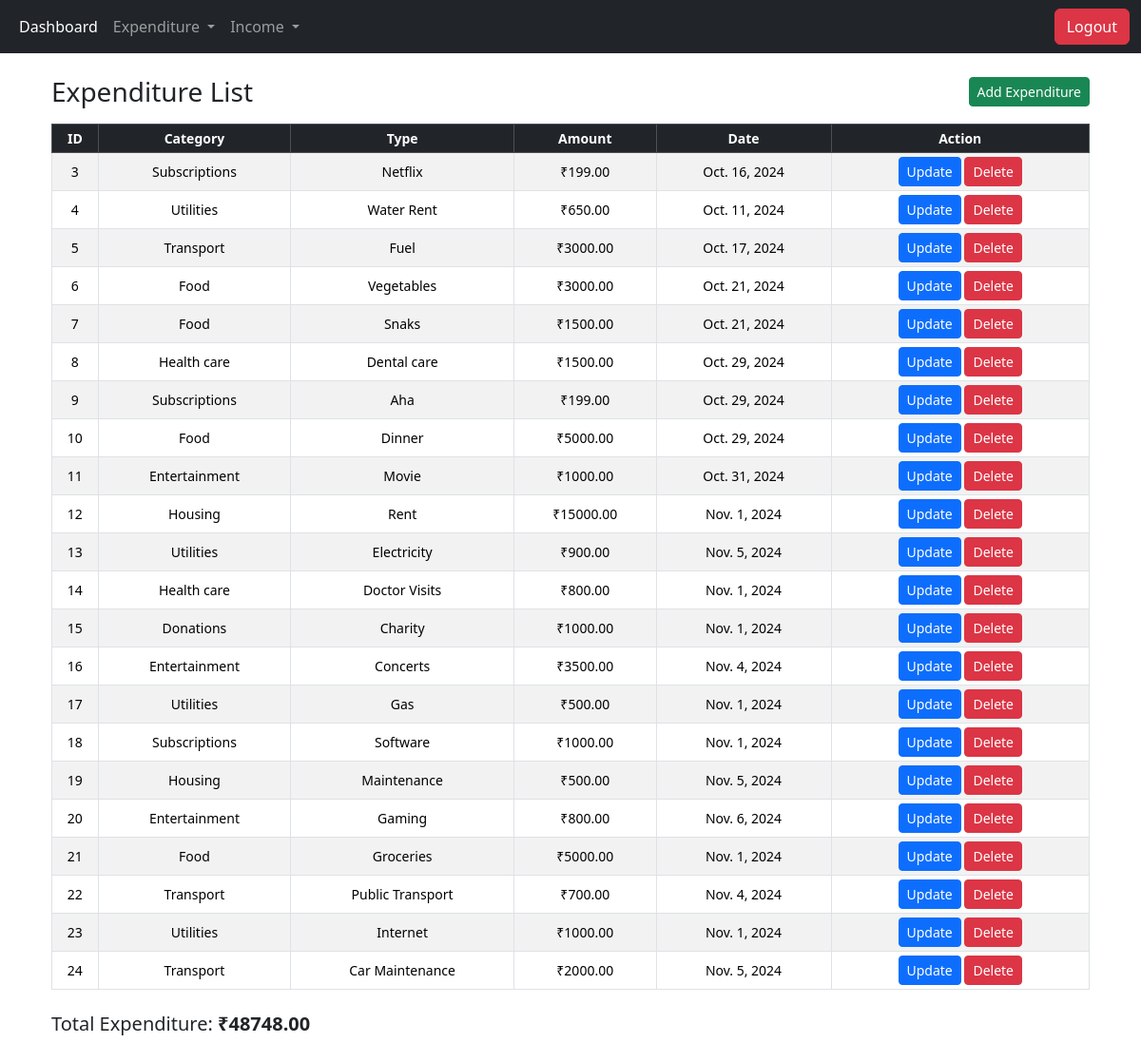
Before: /myapp/expenditure-list/ with the older database file.
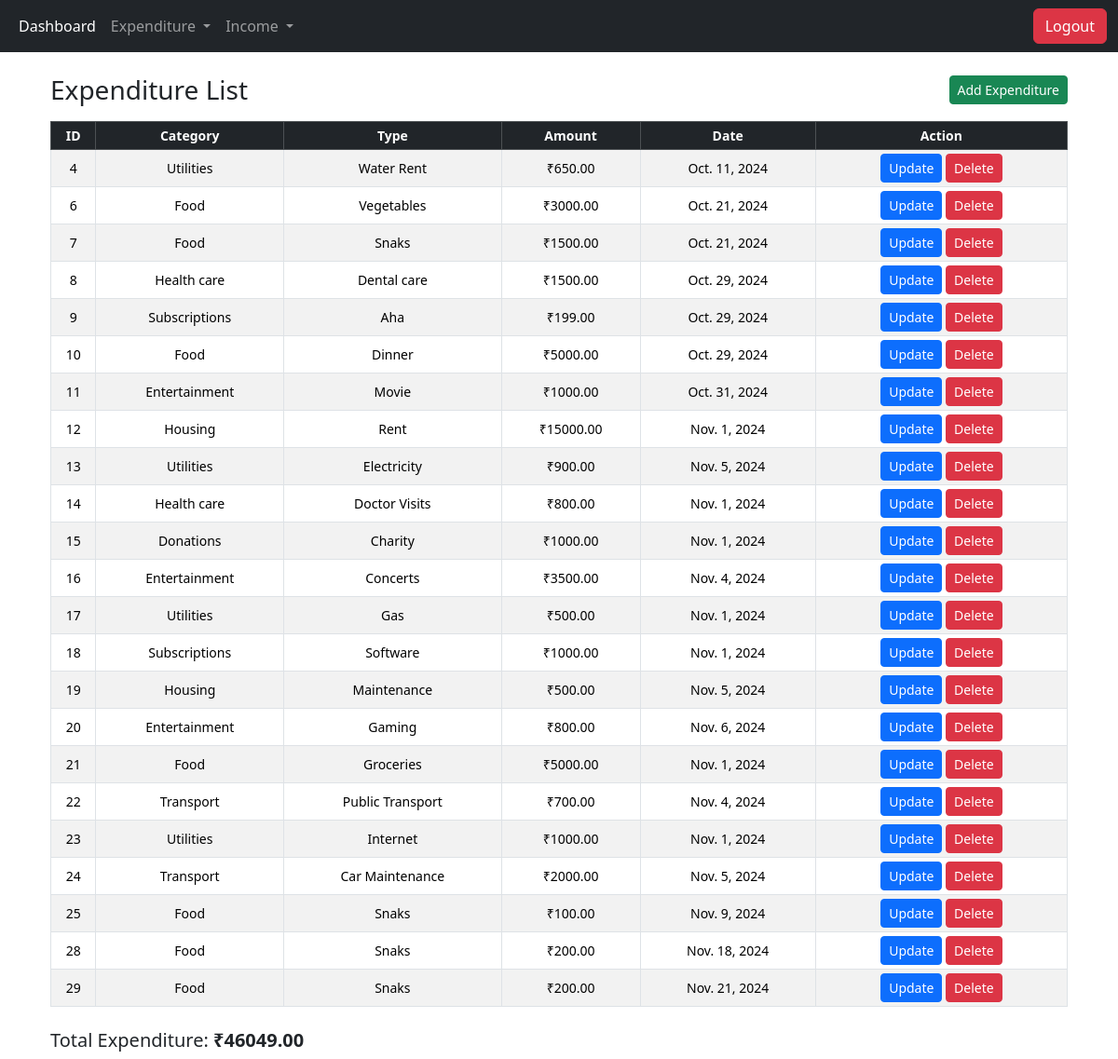
After: the same page with the newer database file.
### myapp/models.py (models this page shows, shortened)
class Expenditure(models.Model):
    CATEGORY_CHOICES = [
        ('Food', 'Food'),
        ('Transport', 'Transport'),
        ('Utilities', 'Utilities'),
        ('Housing', 'Housing'),
        ('Subscriptions', 'Subscriptions'),
        ('Health care', 'Health care'),
        ('Donations', 'Donations'),
        ('Entertainment', 'Entertainment'),
    ]
    category = models.CharField(max_length=50, choices=CATEGORY_CHOICES, default='Food')
    type = models.CharField(max_length=100, help_text="Enter the type of expenditure (e.g., grocery, taxi, etc.)")
    date = models.DateField(help_text="Enter the date of the expenditure")
    amount = models.DecimalField(max_digits=10, decimal_places=2, help_text="Enter the amount of expenditure")
    from django.db import models

### myapp/views.py (the view)
# urls.py: path('expenditure-list/', views.expenditure_list, name='expenditure_list'),
def expenditure_list(request):
    expenditures = Expenditure.objects.all()
    total_expenditure = sum(expenditure.amount for expenditure in expenditures)  # Calculate the total
    return render(request, 'expenditure_list.html', {
        'expenditures': expenditures,
        'total_expenditure': total_expenditure,
    })

### myapp/templates/expenditure_list.html (shortened to what this page needs)
{% extends 'base.html' %}
{% block content %}
<div class="container mt-4">
    <h3 class="d-flex justify-content-between align-items-center mb-3">
        <span>Expenditure List</span>
        <a href="{% url 'expenditure_form' %}" class="btn btn-success btn-sm">Add Expenditure</a>
    </h3>
    <div class="table-responsive">
        <table class="table table-striped table-sm table-bordered align-middle">
            <thead class="table-dark">
                <tr class="text-center small">
                    <th>ID</th>
                    <th>Category</th>
                    <th>Type</th>
                    <th>Amount</th>
                    <th>Date</th>
                    <th>Action</th>
                </tr>
            </thead>
            <tbody>
                {% for expenditure in expenditures %}
                    <tr class="text-center small">
                        <td>{{ expenditure.id }}</td>
                        <td>{{ expenditure.category }}</td>
                        <td>{{ expenditure.type }}</td>
                        <td>₹{{ expenditure.amount|floatformat:2 }}</td>
                        <td>{{ expenditure.date }}</td>
                        <td>
                            <a href="{% url 'update-expenditure' expenditure.id %}" class="btn btn-primary btn-sm">Update</a>
                            <form action="{% url 'delete-expenditure' expenditure.id %}" method="post" class="d-inline">
                                <button type="submit" class="btn btn-danger btn-sm" onclick="return confirm('Are you sure you want to delete this expenditure?');">Delete</button>
                            </form>
                        </td>
                    </tr>
                {% empty %}
                    <tr>
                        <td colspan="6" class="text-center text-muted">No expenditures available.</td>
                    </tr>
                {% endfor %}
            </tbody>
        </table>
    </div>
    <div class="mt-2">
        <h5>Total Expenditure: <span class="fw-bold">₹{{ total_expenditure|floatformat:2 }}</span></h5>
    </div>
</div>
{% endblock %}

### myapp/templates/base.html (shortened to what this page needs)
<!DOCTYPE html>
<html lang="en">
<head>
  <link href="https://cdn.jsdelivr.net/npm/bootstrap@5.3.3/dist/css/bootstrap.min.css" rel="stylesheet">
</head>
<body>
<nav class="navbar navbar-expand-sm bg-dark navbar-dark">
  <div class="container-fluid">
    <ul class="navbar-nav me-auto">
      <li class="nav-item">
        <a class="nav-link active" href="{% url 'dashboard' %}">Dashboard</a>
      </li>
      <li class="nav-item dropdown">
        <a class="nav-link dropdown-toggle" href="#" role="button" data-bs-toggle="dropdown" aria-expanded="false">
          Expenditure
        </a>
      </li>
      <li class="nav-item dropdown">
        <a class="nav-link dropdown-toggle" href="#" role="button" data-bs-toggle="dropdown" aria-expanded="false">
          Income
        </a>
      </li>
    </ul>
    <a href="{% url 'logout' %}" class="btn btn-danger ms-auto">Logout</a>
  </div>
</nav>
<div class="container mt-3">
  {% block content %}
  {% endblock %}
</div>
</body>
</html>

Changed rows visible on the page:
removed Expenditure: id "3", category "Subscriptions", type "Netflix", amount "199.00", date "Oct. 16, 2024"
removed Expenditure: id "5", category "Transport", type "Fuel", amount "3000.00", date "Oct. 17, 2024"
added Expenditure: id "25", category "Food", type "Snaks", amount "100.00", date "Nov. 9, 2024"
added Expenditure: id "28", category "Food", type "Snaks", amount "200.00", date "Nov. 18, 2024"
added Expenditure: id "29", category "Food", type "Snaks", amount "200.00", date "Nov. 21, 2024"
Other visible differences:
{{ total_expenditure|floatformat:2 }}: "48748.00" → "46049.00"
